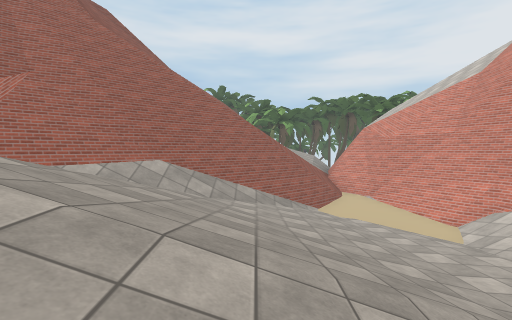
view 1 (above)

15 first-person views from a walk through a 3-D level made in the Unity game engine. The camera is 1.4 m above the floor, tilts 2° down and sees 85° across. The floor is counted in squares, 2 m on a side. Each view is taken from the middle of a square. On the plan, view 1 faces up. The plan holds only what a view shows up to about 9 squares ahead; the rest is blank. The place goes on beyond the plan. The player is left out. Some animated figures are left out. Some surface patterns are stand-ins.

view 2
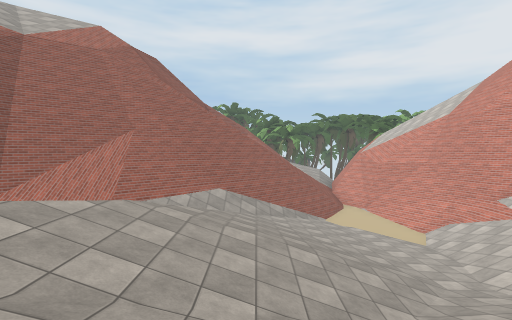

view 3
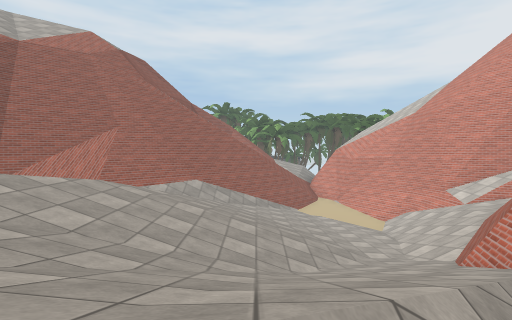

view 4
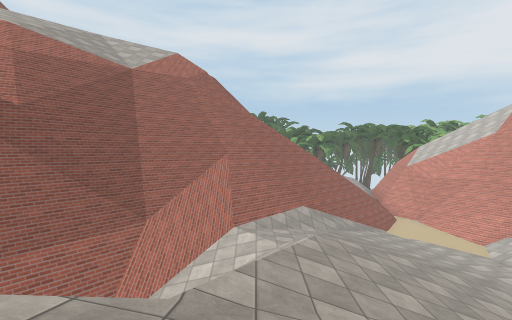

view 5
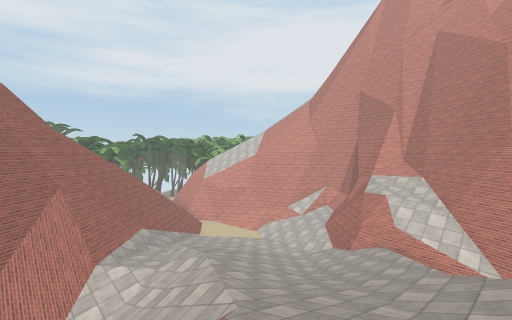

view 6
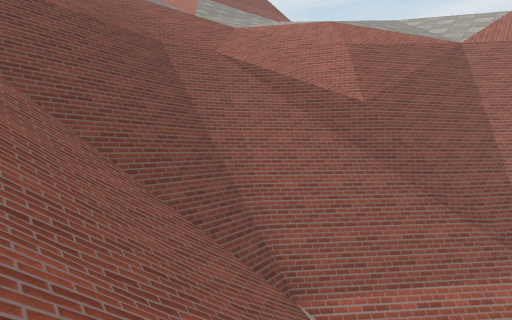

view 7
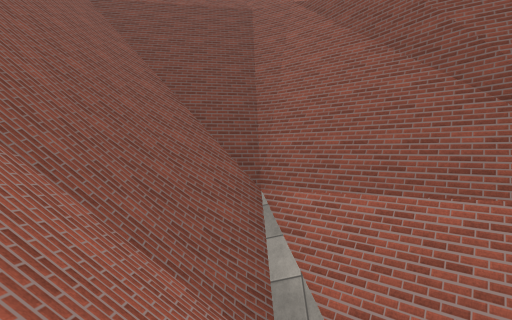

view 8
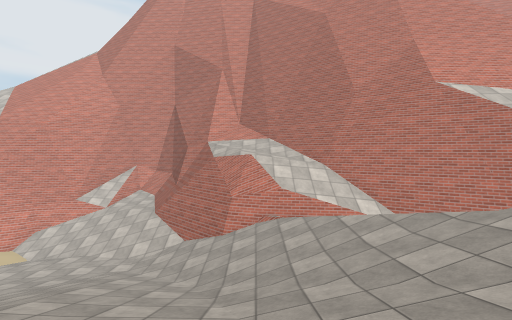

view 9
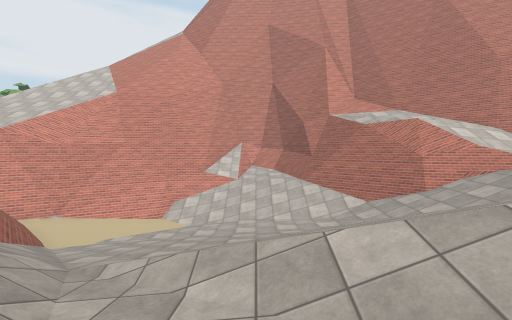

view 10
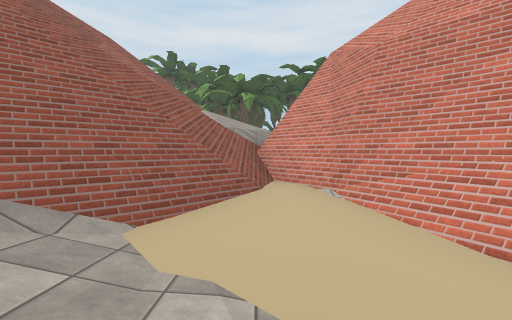

view 11
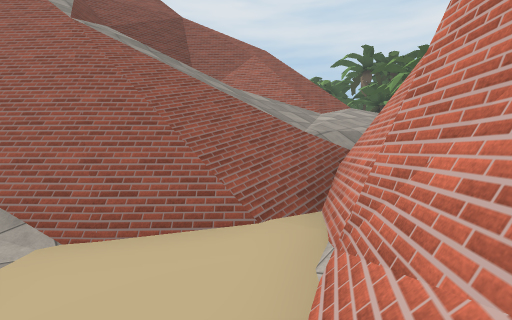

view 12
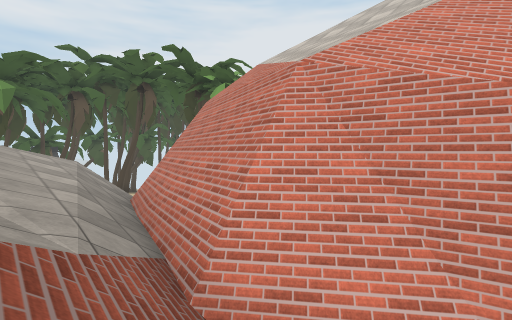

view 13
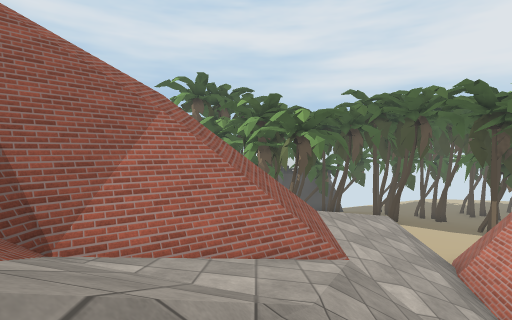

view 14
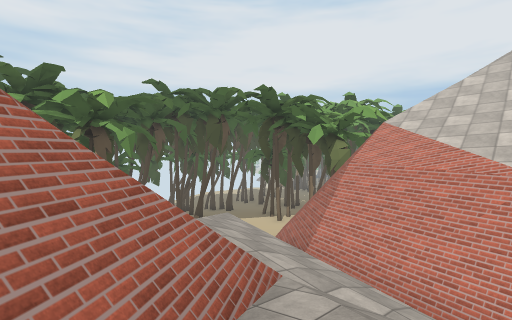

view 15
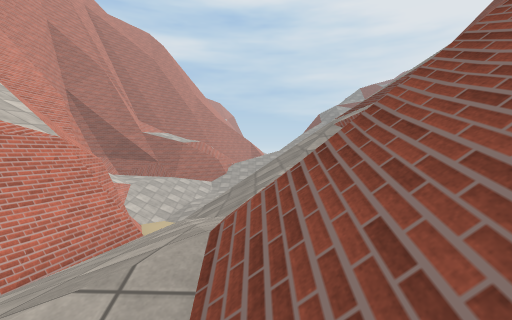

### Floor plan
Key: @ floor where view 1 was taken; # wall or solid block; . main floor; - floor 1 m lower than the main floor; : floor 1.5 m higher than the main floor; + floor 2.25 m higher than the main floor; * floor 3 m higher than the main floor; % floor 8 m higher than the main floor; / step, stairs or slope; = window, fence, low wall or low ledge; ^ raised ledge; v drop or lower ground.
Columns run from 14 left of view 1 to 5 right of it. Each row starts with its distance up from view 1.
 19                   =
 18                   v=
 17                ////#
 16               /////#
 15             //////##
 14            /vvv///##
 13            v##*///#
 12           v#//////#
 11           v/ /////#
 10           ////////##
  9         #///vvv#=..#
  8      // vvvvv##/---/
  7     /// v%v##//..--/
  6    ///vv####//...-//
  5   ///vv^#/#/://...-/
  4  ////v=#//+:////..//
  3 ////#v^#/////////.//
  2 ////vv##/////////./#
  1 //vvv##= /////////##
  0 /vv=#/// /////@//###
 -1 //v#/////////////#
 -2  /v#//// ////////#^
 -3  /=///// ////////#
 -4   ////    ///// /# =
 -5        /   //   /^vv

Where each view was taken, in squares from view 1:
view 1: 0 up, 0 right, facing up
view 2: 3 down, 1 left, facing up
view 3: 4 down, 0 right, facing up
view 4: 4 down, 4 left, facing up
view 5: 5 down, 7 left, facing up-right
view 6: 3 down, 7 left, facing up-left
view 7: 0 up, 5 left, facing left
view 8: 1 down, 4 left, facing right
view 9: 4 up, 4 left, facing right
view 10: 6 up, 3 right, facing up
view 11: 8 up, 5 right, facing up-left
view 12: 10 up, 2 right, facing up-right
view 13: 10 up, 0 right, facing up
view 14: 12 up, 1 left, facing up-right
view 15: 17 up, 1 right, facing down
